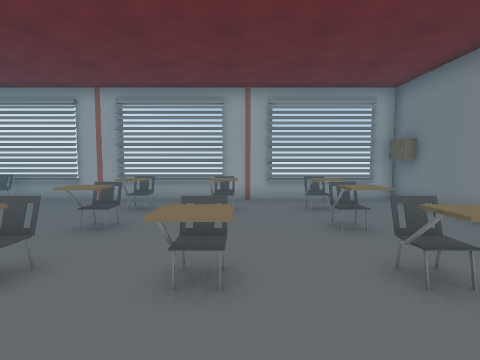
[1] (above)

24 first-person views from a walk through a scene from a Unity 3-D project. The camera is 1.4 m above the floor, tilts 4° down and sees 85° across. Doors are open. The floor is counted in squares, 1 m on a side. Each view is taken from the middle of a square. On the plan, view 1 faces up. The plan holds only what a view shows up to about 13 squares ahead; the rest is blank. The place goes on beyond the plan. The player is left out. Some animated figures are left out.

[2]
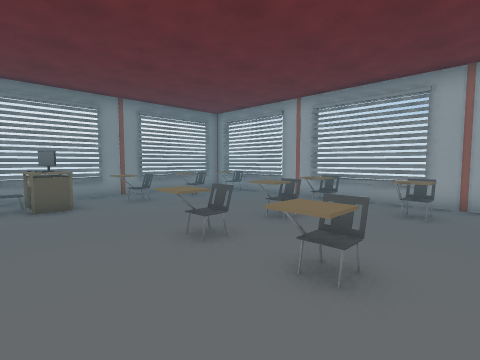

[3]
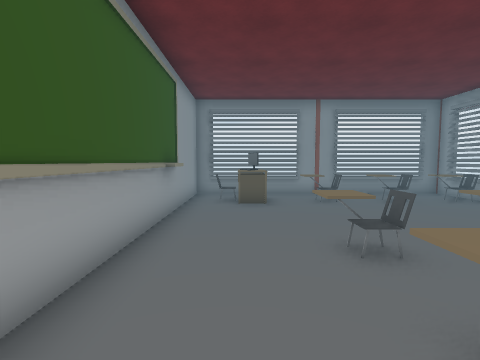

[4]
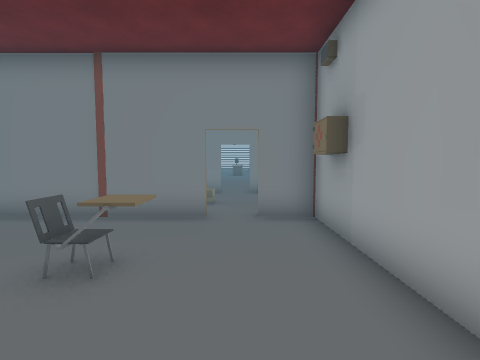

[5]
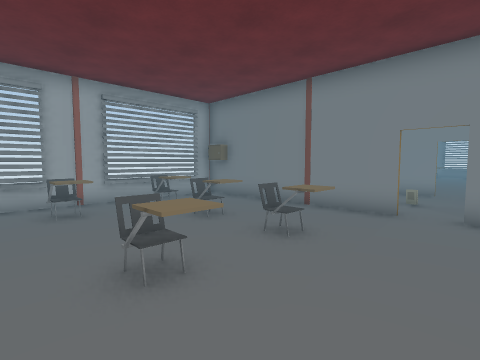

[6]
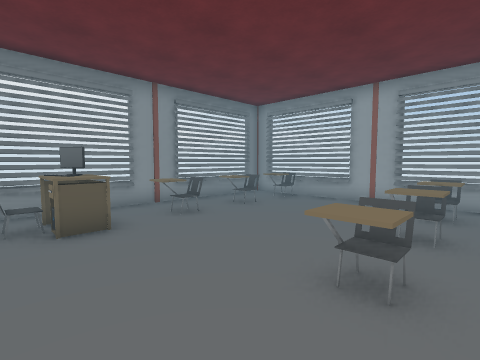

[7]
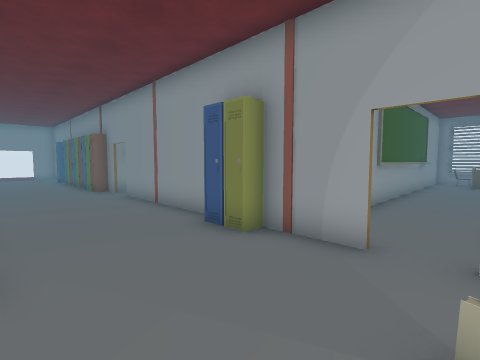

[8]
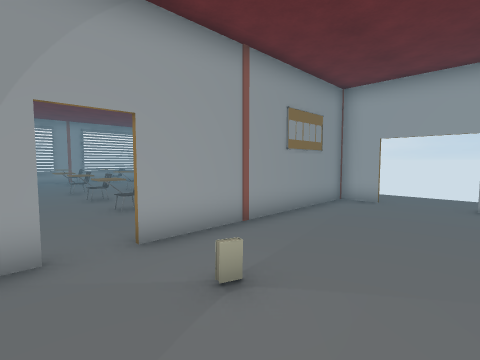

[9]
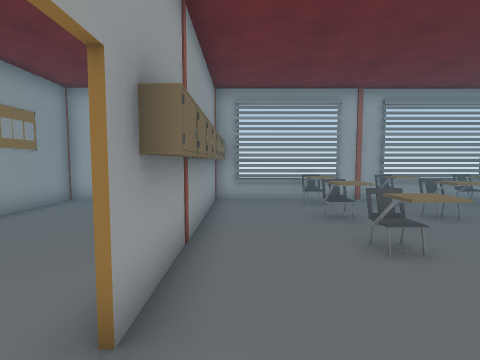

[10]
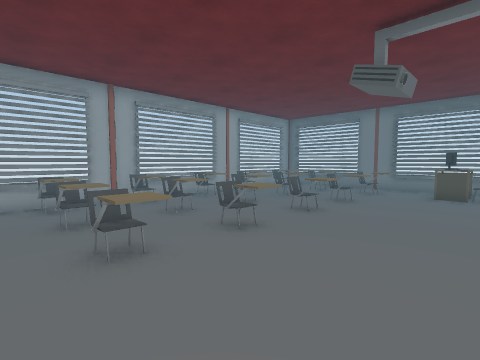

[11]
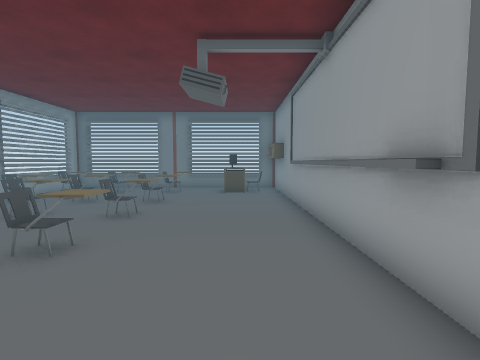

[12]
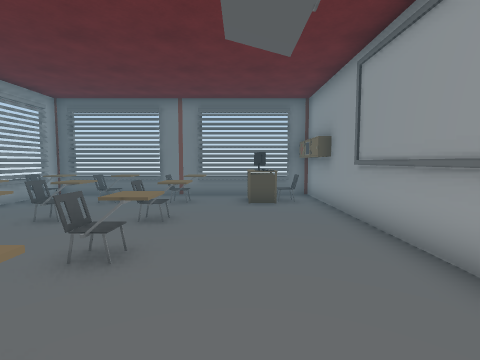

[13]
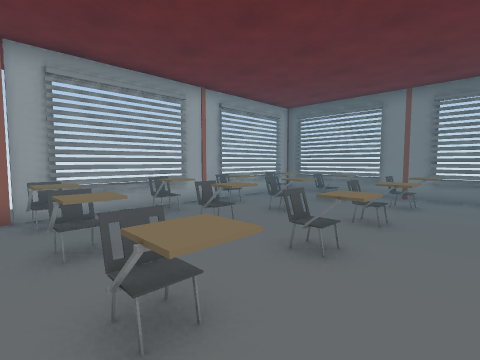

[14]
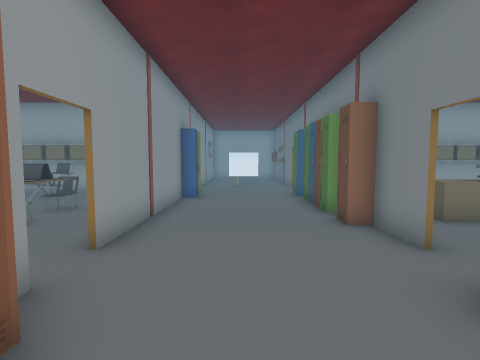

[15]
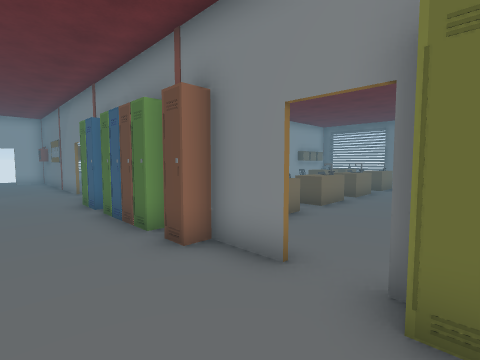

[16]
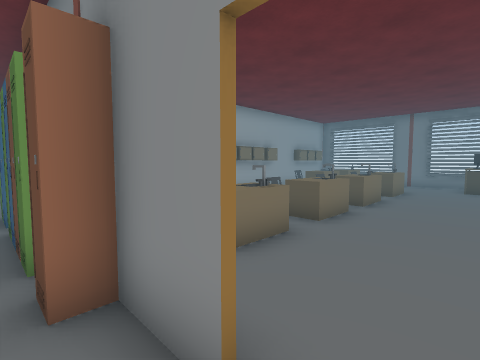

[17]
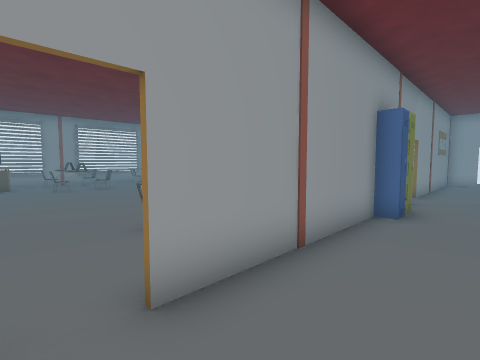

[18]
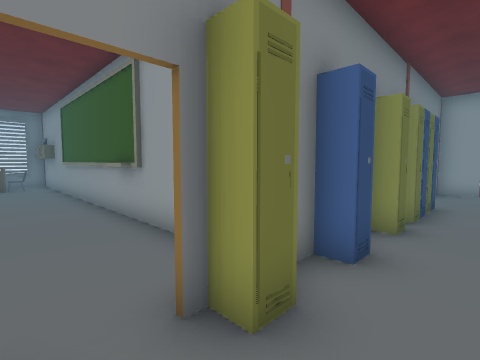

[19]
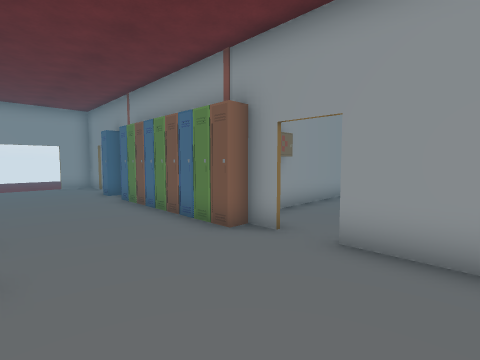

[20]
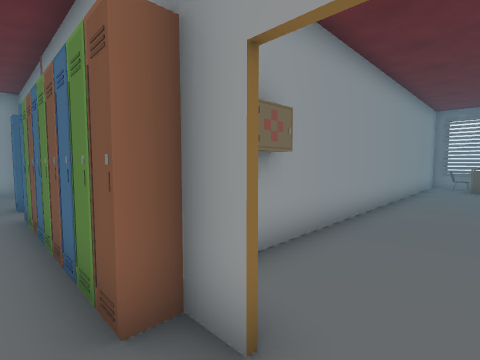

[21]
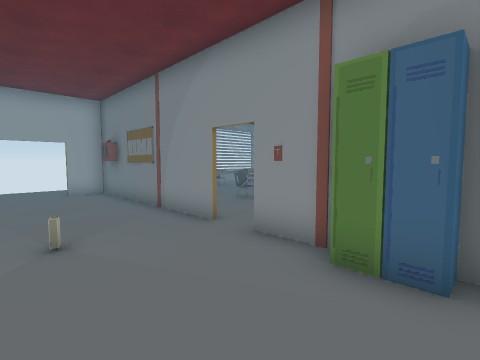

[22]
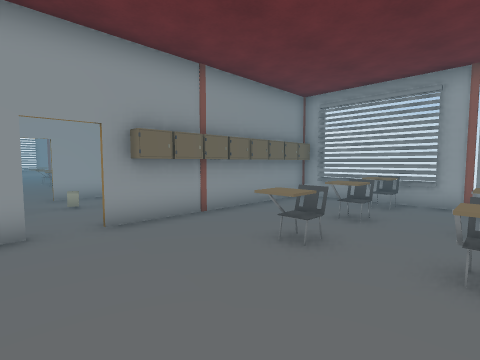

[23]
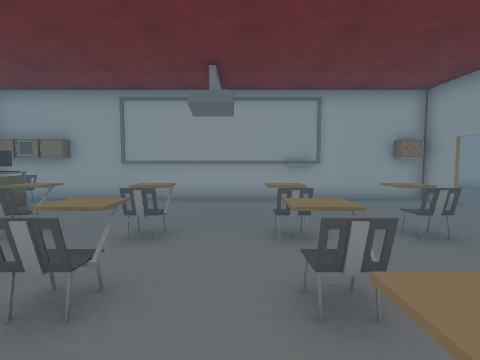

[24]
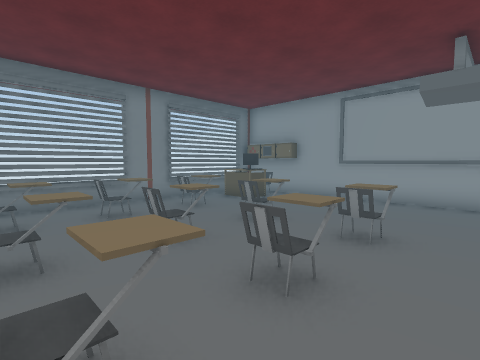

### Floor plan
Points are (right, up) in squares from view 1. A wall is a line through its corners. A room is listed if a view was taken in it or the views show most of it. See-through windows are left out.
Room 1 (views 1, 2, 3, 4, 5, 6)
walls: (2.4, -0.9) (5.6, -0.9) (5.6, 0.6); (5.6, 1.8) (5.6, 9.6); (2.8, 9.6) (-10.4, 9.6) (-10.4, -0.9); (-8.9, -11.6) (4, -11.6); (7.1, 9.6) (3.5, 9.6)
ways out: opening at (6, 1) to room 2; gap at (6, -9) to room 2
objects: other object (-9, -11); other object (-9, -9); chair (-9, 0); other object (-9, 1) to (-8, 1); computer (-9, 2); table (-8, -10) to (-8, -9); table (-8, 2); chair (-8, 3) to (-8, 4); chair (-8, 6); chair (-8, 8); other object (-7, -8) to (-7, -7); chair (-3, 2); chair (-3, 5); chair (-3, 7) to (-3, 8); other object (-1, -1); chair (-1, 2) to (0, 3); chair (-1, 7) to (0, 8); other object (0, -3) to (1, -3); other object (0, -2) to (1, -2); other object (0, -1); other object (1, -1); chair (2, -6) to (3, -5); chair (2, 2) to (2, 3); chair (2, 5); chair (2, 7) to (2, 8); chair (3, -8) to (3, -7); other object (3, -6)
Room 2 (views 7, 8, 9, 10, 11, 12, 13, 14, 15, 16, 17, 18, 19, 20, 21, 22, 23, 24)
walls: (10.9, -9) (10.9, -7.5); (13.4, -11.6) (24.8, -11.6); (15.1, -11.3) (16.1, -11.3); (10.9, -12.5) (10.9, -12); (10.9, -1.1) (10.9, -0.5); (15.4, -0.9) (16.6, -0.9); (15.4, -0.6) (16.4, -0.6); (11.1, -0.4) (11.1, -0.9) (11.6, -0.9); (5.7, -3.5) (5.7, -9); (10.9, 1.8) (10.9, 2.5); (11.1, 2.5) (11.1, 1.8); (21.4, -0.9) (23.5, -0.9); (5.7, 0.6) (5.7, -1.5); (27.2, -0.5) (27.2, 9.9); (5.7, 9.8) (5.7, 1.8); (27.2, 9.6) (9.5, 9.6)
ways out: opening at (6, 1) to room 1; gap at (6, -9) to room 1; open door at (6, -20.5); open door at (8, 10); gap at (11, -9); gap at (17, 9); gap at (20, 9); gap at (22, 9); gap at (25, 9)
objects: other object (6, -19) to (6, -18); other object (6, -17); other object (6, -16); other object (6, -15); other object (6, -14); other object (6, -13); other object (6, -12); other object (6, -11); other object (6, -3); other object (6, -2); books (8, 2); other object (11, -19); other object (11, -18); other object (11, -17); other object (11, -16); other object (11, -15); other object (11, -13); other object (11, -11); other object (11, -6); other object (11, -5); other object (11, -4); other object (11, -2); other object (11, 0); other object (11, 3); other object (11, 4); other object (11, 5); other object (11, 6); other object (11, 7); other object (11, 8); other object (11, 9); other object (12, -1); table (13, -7) to (14, -6); chair (14, 3) to (15, 4); chair (14, 6) to (15, 6); chair (14, 8) to (15, 9); table (16, -7) to (17, -6); other object (16, -5); other object (17, -1); chair (17, 3); chair (17, 6); chair (17, 8); table (18, -7) to (20, -6); other object (18, -1); other object (19, -5); other object (19, -1); other object (20, -1); chair (20, 3) to (20, 4); chair (20, 6); chair (20, 8); table (22, -7) to (23, -6); other object (22, -5); other object (22, -4) to (23, -3); chair (22, 3) to (22, 4); chair (22, 6); chair (22, 8); other object (24, -11); other object (25, -11); other object (25, -9); chair (25, 0); other object (25, 1); chair (25, 3) to (25, 4); chair (25, 6); chair (25, 8); table (26, -10) to (26, -9); other object (26, 0); table (26, 1)

Where each view was taken, in squares from view 1:
view 1: 0 up, 0 right, facing up
view 2: 0 up, 1 right, facing up-left
view 3: 1 up, 1 right, facing left
view 4: 1 up, 1 left, facing right
view 5: 0 up, 2 left, facing up-right
view 6: 0 up, 2 left, facing up-left
view 7: 2 up, 10 right, facing down-left
view 8: 0 up, 10 right, facing up-left
view 9: 0 up, 12 right, facing up
view 10: 0 up, 13 right, facing up-right
view 11: 1 up, 13 right, facing right
view 12: 2 up, 16 right, facing right
view 13: 2 up, 16 right, facing up-right
view 14: 13 down, 8 right, facing up
view 15: 11 down, 8 right, facing up-right
view 16: 10 down, 10 right, facing up-right
view 17: 10 down, 8 right, facing up-left
view 18: 9 down, 9 right, facing down-right
view 19: 7 down, 10 right, facing down-left
view 20: 9 down, 7 right, facing down-left
view 21: 3 down, 7 right, facing up-right
view 22: 0 up, 17 right, facing up-left
view 23: 9 up, 18 right, facing down
view 24: 9 up, 18 right, facing down-right
